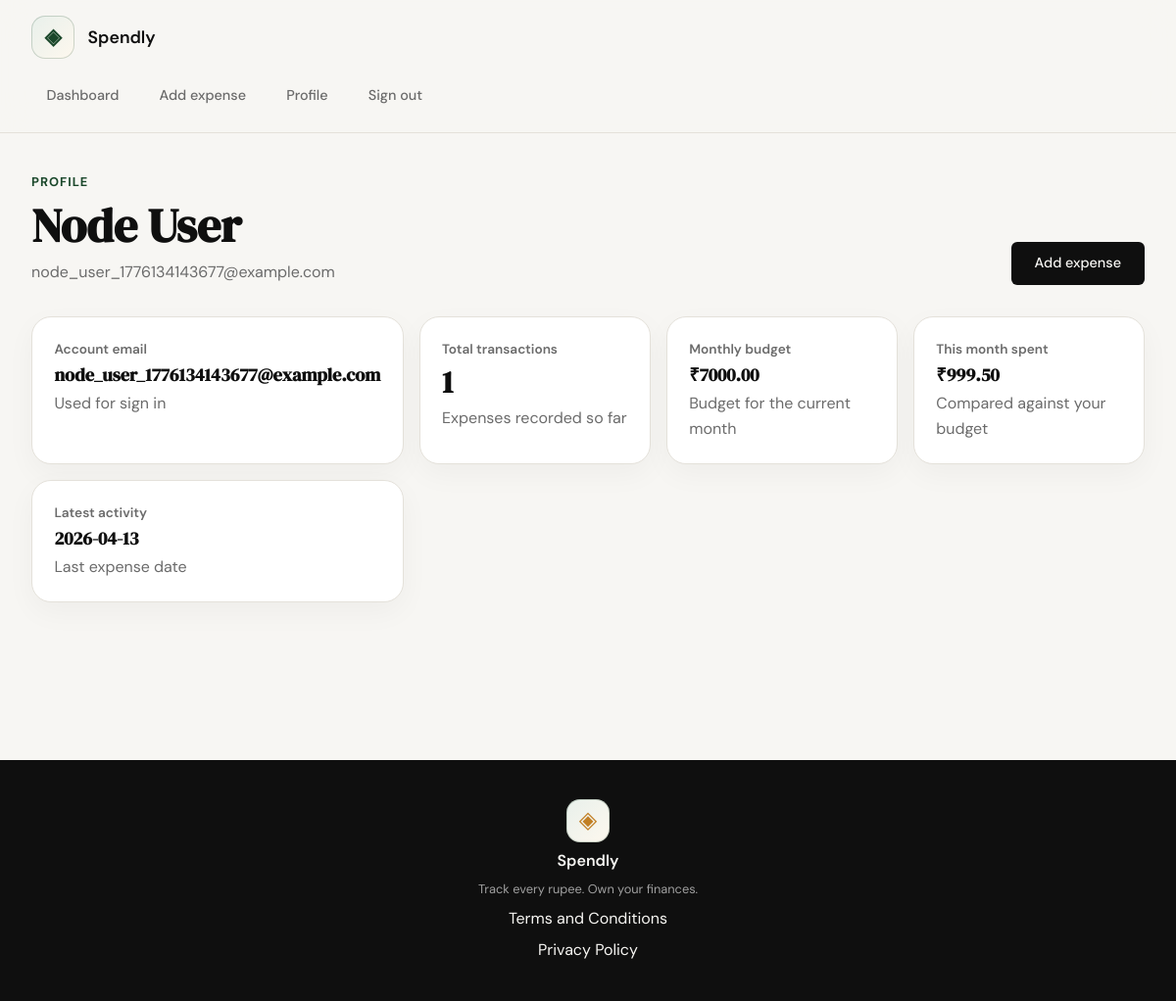
Page /profile (signed in) on the committed database.
### tables this page shows
CREATE TABLE users (
                id INTEGER PRIMARY KEY AUTOINCREMENT,
                name TEXT NOT NULL,
                email TEXT UNIQUE NOT NULL,
                password_hash TEXT NOT NULL
            );

CREATE TABLE budgets (
                user_id INTEGER PRIMARY KEY,
                monthly_budget REAL NOT NULL CHECK(monthly_budget >= 0),
                updated_at TEXT NOT NULL DEFAULT CURRENT_TIMESTAMP,
                FOREIGN KEY (user_id) REFERENCES users(id) ON DELETE CASCADE
            );

### app.py (the view)
@app.route("/profile")
@login_required
def profile():
    summary, _, monthly_total_row, _ = get_expense_summary(g.user["id"])
    budget_row = get_budget_for_user(g.user["id"])
    return render_template(
        "profile.html",
        summary=summary,
        monthly_budget=float(budget_row["monthly_budget"]) if budget_row else 0,
        monthly_spend=float(monthly_total_row["monthly_total"] or 0),
    )

### app.py (called while the page is built)
def login_required(view):
    @wraps(view)
    def wrapped_view(*args, **kwargs):
        if g.user is None:
            flash("Please sign in to continue.", "error")
            return redirect(url_for("login"))
        return view(*args, **kwargs)
    return wrapped_view

@app.before_request
def load_current_user():
    user_id = session.get("user_id")
    g.user = get_user_by_id(user_id) if user_id else None

@app.context_processor
def inject_globals():
    return {"categories": CATEGORIES}

### database/db.py (called while the page is built)
def get_db():
    conn = sqlite3.connect(DATABASE)
    conn.row_factory = sqlite3.Row
    conn.execute("PRAGMA foreign_keys = ON")
    return conn

def get_user_by_id(user_id):
    with get_db() as db:
        return db.execute(
            "SELECT * FROM users WHERE id = ?",
            (user_id,),
        ).fetchone()

def _build_expense_filters(user_id, filters=None):
    filters = filters or {}
    clauses = ["user_id = ?"]
    params = [user_id]
    search = (filters.get("q") or "").strip()
    if search:
        clauses.append("(LOWER(title) LIKE ? OR LOWER(COALESCE(notes, '')) LIKE ?)")
        like = f"%{search.lower()}%"
        params.extend([like, like])
    category = (filters.get("category") or "").strip()
    if category:
        clauses.append("category = ?")
        params.append(category)
    start_date = (filters.get("start_date") or "").strip()
    if start_date:
        clauses.append("expense_date >= ?")
        params.append(start_date)
    end_date = (filters.get("end_date") or "").strip()
    if end_date:
        clauses.append("expense_date <= ?")
        params.append(end_date)
    return " AND ".join(clauses), params

def get_budget_for_user(user_id):
    with get_db() as db:
        return db.execute(
            "SELECT monthly_budget FROM budgets WHERE user_id = ?",
            (user_id,),
        ).fetchone()

### templates/profile.html (shortened to what this page needs)
{% extends "base.html" %}
{% block content %}
<section class="dashboard-page">
    <div class="dashboard-shell">
        <div class="dashboard-header">
            <div>
                <p class="dashboard-eyebrow">Profile</p>
                <h1 class="dashboard-title">{{ g.user["name"] }}</h1>
                <p class="dashboard-subtitle">{{ g.user["email"] }}</p>
            </div>
            <a href="{{ url_for('add_expense') }}" class="btn-primary">Add expense</a>
        </div>
        <div class="stats-grid">
            <article class="stat-panel">
                <span class="stat-label">Account email</span>
                <strong class="stat-value stat-value--small">{{ g.user["email"] }}</strong>
                <span class="stat-meta">Used for sign in</span>
            </article>
            <article class="stat-panel">
                <span class="stat-label">Total transactions</span>
                <strong class="stat-value">{{ summary["total_count"] }}</strong>
                <span class="stat-meta">Expenses recorded so far</span>
            </article>
            <article class="stat-panel">
                <span class="stat-label">Monthly budget</span>
                <strong class="stat-value stat-value--small">
                    {% if monthly_budget %}₹{{ "%.2f"|format(monthly_budget) }}{% else %}Not set{% endif %}
                </strong>
                <span class="stat-meta">Budget for the current month</span>
            </article>
            <article class="stat-panel">
                <span class="stat-label">This month spent</span>
                <strong class="stat-value stat-value--small">₹{{ "%.2f"|format(monthly_spend) }}</strong>
                <span class="stat-meta">Compared against your budget</span>
            </article>
            <article class="stat-panel">
                <span class="stat-label">Latest activity</span>
                <strong class="stat-value stat-value--small">
                    {{ summary["latest_date"] if summary["latest_date"] else "No activity yet" }}
                </strong>
                <span class="stat-meta">Last expense date</span>
            </article>
        </div>
    </div>
</section>
{% endblock %}

### static/css/style.css (style rules this page uses)
:root { --ink: #0f0f0f; --ink-soft: #2d2d2d; --ink-muted: #6b6b6b; --ink-faint: #a0a0a0; --paper: #f7f6f3; --paper-warm: #f0ede6; --paper-card: #ffffff; --accent: #1a472a; --accent-light: #e8f0eb; --accent-2: #c17f24; --accent-2-light: #fdf3e3; --danger: #c0392b; --danger-light: #fdecea; --border: #e4e1da; --border-soft: #eeebe4; --font-display: 'DM Serif Display', Georgia, serif; --font-body: 'DM Sans', system-ui, sans-serif; --max-width: 1200px; --auth-width: 440px; --radius-sm: 6px; --radius-md: 12px; --radius-lg: 20px; }
*, *::before, *::after { box-sizing: border-box; margin: 0; padding: 0; }
html { font-size: 16px; scroll-behavior: smooth; }
body { background: var(--paper); color: var(--ink); font-family: var(--font-body); font-size: 1rem; line-height: 1.6; -webkit-font-smoothing: antialiased; }
a { color: inherit; text-decoration: none; }
.btn-primary { display: inline-block; background: var(--ink); color: var(--paper); padding: 0.65rem 1.5rem; border-radius: var(--radius-sm); font-family: var(--font-body); font-size: 0.9rem; font-weight: 500; cursor: pointer; border: none; transition: background 0.2s; text-decoration: none; }
.dashboard-page { padding: 2.5rem 2rem 4rem; }
.dashboard-shell, .editor-shell { max-width: var(--max-width); margin: 0 auto; }
.dashboard-header, .editor-header { display: flex; justify-content: space-between; gap: 1.5rem; align-items: end; margin-bottom: 2rem; }
.dashboard-eyebrow { color: var(--accent); font-size: 0.8rem; font-weight: 700; text-transform: uppercase; letter-spacing: 0.08em; margin-bottom: 0.5rem; }
.dashboard-title { font-family: var(--font-display); font-size: clamp(2rem, 4vw, 3rem); line-height: 1.1; margin-bottom: 0.5rem; }
.dashboard-subtitle { color: var(--ink-muted); max-width: 620px; }
.stats-grid { display: grid; grid-template-columns: repeat(4, 1fr); gap: 1rem; margin-bottom: 1.5rem; }
.stat-panel, .dashboard-card, .editor-card { background: var(--paper-card); border: 1px solid var(--border); border-radius: var(--radius-lg); box-shadow: 0 10px 30px rgba(0, 0, 0, 0.04); }
.stat-panel { padding: 1.4rem; display: flex; flex-direction: column; gap: 0.35rem; }
.stat-label, .stat-meta, .card-note, .expense-notes, .category-row-bottom { color: var(--ink-muted); }
.stat-label { font-size: 0.85rem; font-weight: 600; }
.stat-value { font-family: var(--font-display); font-size: 2rem; line-height: 1.1; }
.stat-value--small { font-size: 1.15rem; }

### rows in the picture
users: user.name "Node User", user.email "node_user_1776134143677@example.com"
budgets: monthly_budget "7000.00"

### other values in the picture
{{ summary["total_count"] }} "1"
{{ "%.2f"|format(monthly_spend) }} "999.50"
